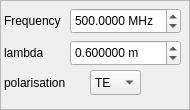
     <widget class="QFrame" name="frame_8">
      <property name="minimumSize">
       <size>
        <width>0</width>
        <height>110</height>
       </size>
      </property>
      <property name="maximumSize">
       <size>
        <width>190</width>
        <height>110</height>
       </size>
      </property>
      <property name="frameShape">
       <enum>QFrame::StyledPanel</enum>
      </property>
      <property name="frameShadow">
       <enum>QFrame::Raised</enum>
      </property>
      <widget class="QLabel" name="frequencyMHzLabel">
       <property name="enabled">
        <bool>true</bool>
       </property>
       <property name="geometry">
        <rect>
         <x>4</x>
         <y>8</y>
         <width>60</width>
         <height>26</height>
        </rect>
       </property>
       <property name="font">
        <font>
         <italic>false</italic>
         <kerning>true</kerning>
        </font>
       </property>
       <property name="text">
        <string>Frequency</string>
       </property>
      </widget>
      <widget class="QDoubleSpinBox" name="frequencyMHzDoubleSpinBox">
       <property name="geometry">
        <rect>
         <x>70</x>
         <y>8</y>
         <width>111</width>
         <height>26</height>
        </rect>
       </property>
       <property name="locale">
        <locale language="English" country="UnitedStates"/>
       </property>
       <property name="keyboardTracking">
        <bool>false</bool>
       </property>
       <property name="suffix">
        <string> MHz</string>
       </property>
       <property name="decimals">
        <number>4</number>
       </property>
       <property name="maximum">
        <double>1000000.000000000000000</double>
       </property>
       <property name="singleStep">
        <double>100.000000000000000</double>
       </property>
       <property name="value">
        <double>500.000000000000000</double>
       </property>
      </widget>
      <widget class="QLabel" name="lambdaMLabel">
       <property name="geometry">
        <rect>
         <x>4</x>
         <y>40</y>
         <width>43</width>
         <height>26</height>
        </rect>
       </property>
       <property name="text">
        <string>lambda</string>
       </property>
      </widget>
      <widget class="QDoubleSpinBox" name="lambdaMDoubleSpinBox">
       <property name="geometry">
        <rect>
         <x>70</x>
         <y>40</y>
         <width>111</width>
         <height>26</height>
        </rect>
       </property>
       <property name="locale">
        <locale language="English" country="UnitedStates"/>
       </property>
       <property name="keyboardTracking">
        <bool>false</bool>
       </property>
       <property name="suffix">
        <string> m</string>
       </property>
       <property name="decimals">
        <number>6</number>
       </property>
       <property name="maximum">
        <double>5000.000000000000000</double>
       </property>
       <property name="value">
        <double>0.600000000000000</double>
       </property>
      </widget>
      <widget class="QLabel" name="lambdaMLabel_2">
       <property name="geometry">
        <rect>
         <x>4</x>
         <y>70</y>
         <width>101</width>
         <height>26</height>
        </rect>
       </property>
       <property name="text">
        <string>polarisation</string>
       </property>
      </widget>
      <widget class="QComboBox" name="polarisationComboBox">
       <property name="geometry">
        <rect>
         <x>90</x>
         <y>70</y>
         <width>51</width>
         <height>25</height>
        </rect>
       </property>
       <property name="currentText">
        <string>TE</string>
       </property>
       <property name="currentIndex">
        <number>0</number>
       </property>
       <item>
        <property name="text">
         <string>TE</string>
        </property>
       </item>
       <item>
        <property name="text">
         <string>TM</string>
        </property>
       </item>
      </widget>
     </widget>
